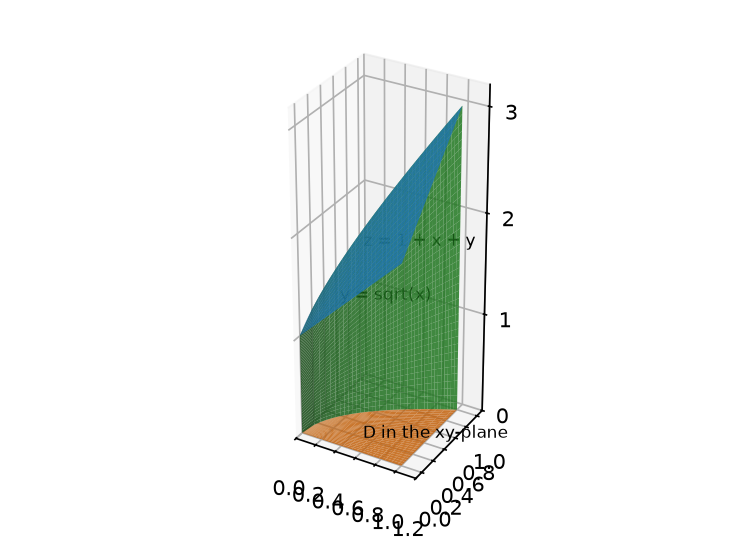

Generate this figure with Python:
import matplotlib; matplotlib.use("Agg")
import matplotlib.pyplot as plt, numpy as np
from mpl_toolkits.mplot3d import proj3d
fig, ax = plt.subplots(subplot_kw={"projection": "3d"}, figsize=(5, 3.6), dpi=150)
c = plt.get_cmap("tab10")
u, v = np.meshgrid(np.linspace(0, 1, 60), np.linspace(0, 1, 60))
X1, Y1, Z1 = u**2, v * u, 1 + u**2 + v * u
ax.plot_surface(X1, Y1, Z1, color=c(0), alpha=0.85)
X2, Y2, Z2 = u**2, v * u, np.zeros_like(u)
ax.plot_surface(X2, Y2, Z2, color=c(1), alpha=0.85)
X3, T3 = np.meshgrid(np.linspace(0, 1, 40), np.linspace(0, 1, 40))
Y3 = np.sqrt(X3) * np.ones_like(T3)
Z3 = T3 * (1 + X3 + np.sqrt(X3))
ax.plot_surface(X3, Y3, Z3, color=c(2), alpha=0.85)
ax.set_xlim(0, 1.2); ax.set_ylim(-0.1, 1.1); ax.set_zlim(0, 3.2)
ax.set_box_aspect((1.2, 1.2, 3.2))
fig.canvas.draw()
def put(p, s):
    px, py, pz = proj3d.proj_transform(p[0], p[1], p[2], ax.get_proj())
    dx, dy = ax.transData.transform((px, py))
    fx = (dx - ax.bbox.x0) / (ax.bbox.x1 - ax.bbox.x0)
    fy = (dy - ax.bbox.y0) / (ax.bbox.y1 - ax.bbox.y0)
    return ax.text2D(fx, fy, s, transform=ax.transAxes, fontsize=8)
put((0.4, 0.4, 1.8), "z = 1 + x + y")
put((0.5, 0.2, 0.0), "D in the xy-plane")
put((0.16, 0.4, 1.2), "y = sqrt(x)")
fig.canvas.draw()
renderer = fig.canvas.get_renderer()
for a in list(ax.texts) + ([ax.get_legend()] if ax.get_legend() else []):
    box = a.get_window_extent(renderer)
    name = a.get_text() if hasattr(a, "get_text") else "legend"
    assert ax.bbox.x0 - 1 <= box.x0 and box.x1 <= ax.bbox.x1 + 1, name
    assert ax.bbox.y0 - 1 <= box.y0 and box.y1 <= ax.bbox.y1 + 1, name
fig.savefig("calculus-15.7.39/solution/part1_figure1.png", dpi=150)
